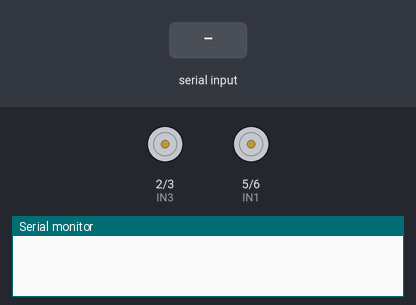
A sketch run on a simulated Arduino Uno, built with avr-gcc and run on an emulated ATmega328P. Parts: motor-driver pin pairs drawn as motors (green arrow = first pin HIGH = forward, orange = second pin HIGH = backward, longer = more drive), the last lines printed to the serial monitor. The test bench sets the inputs (shaded band).

Above: at 1.2 s.
1.3 s: "f" received over the second serial link
At 2.1 s:
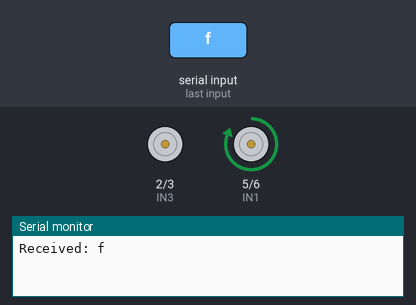
2.8 s: "b" received over the second serial link
At 3.2 s:
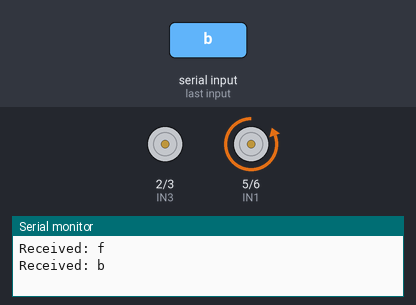
4.3 s: "l" received over the second serial link
At 4.45 s:
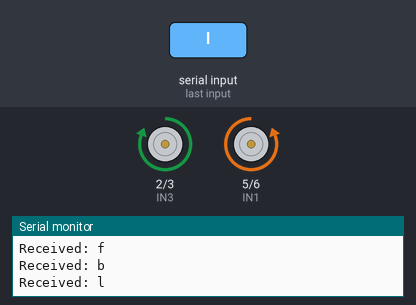
6.1 s: "r" received over the second serial link
At 6.25 s:
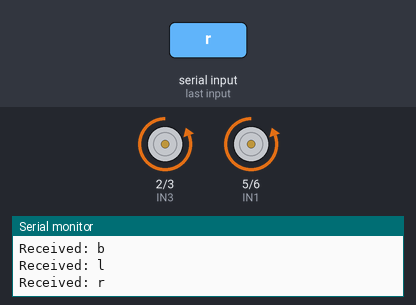
Timing chart, 0 to 8.9 s (numbered marks = the images above; inputs shaded):
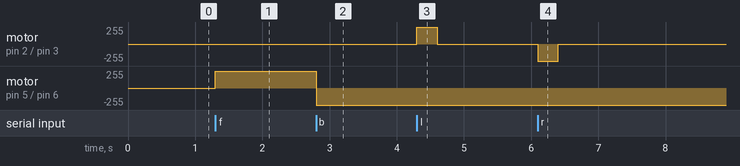

Measured:
- after the input at 1.3 s, motor on pin 5 (IN1) / pin 6 (IN2): stopped → forward 255/255 at once
- after the input at 2.8 s, motor on pin 5 (IN1) / pin 6 (IN2): forward 255/255 → backward 255/255 at once
- after the input at 4.3 s, motor on pin 2 (IN3) / pin 3 (IN4): stopped → forward 255/255 at once, → stopped 0.30 s later
- after the input at 6.1 s, motor on pin 2 (IN3) / pin 3 (IN4): stopped → backward 255/255 at once, → stopped 0.30 s later

The sketch:

Send_f_b_s_to_TURN_on_off.ino
```cpp
#include <SoftwareSerial.h>

// Bluetooth pins
SoftwareSerial btSerial(10, 11); // RX, TX

// Drive motor (forward/backward)
#define IN1 5
#define IN2 6

// Steering motor (left/right pulse)
#define IN3 2
#define IN4 3

void setup() {
  pinMode(IN1, OUTPUT);
  pinMode(IN2, OUTPUT);
  pinMode(IN3, OUTPUT);
  pinMode(IN4, OUTPUT);

  Serial.begin(9600);
  btSerial.begin(9600); // HC-05 default
}

void loop() {
  if (btSerial.available()) {
    char command = btSerial.read();
    Serial.print("Received: ");
    Serial.println(command);

    switch (command) {

      case 'f': // Forward
        digitalWrite(IN1, HIGH);
        digitalWrite(IN2, LOW);
        break;

      case 'b': // Backward
        digitalWrite(IN1, LOW);
        digitalWrite(IN2, HIGH);
        break;

      case 's': // Stop
        digitalWrite(IN1, LOW);
        digitalWrite(IN2, LOW);
        break;

      case 'l': // Turn left (pulse)
        digitalWrite(IN3, HIGH);
        digitalWrite(IN4, LOW);
        delay(300); // adjust pulse length to suit your gear motor
        digitalWrite(IN3, LOW);
        digitalWrite(IN4, LOW);
        break;

      case 'r': // Turn right (pulse)
        digitalWrite(IN3, LOW);
        digitalWrite(IN4, HIGH);
        delay(300); // adjust as needed
        digitalWrite(IN3, LOW);
        digitalWrite(IN4, LOW);
        break;
    }
  }
}
```
